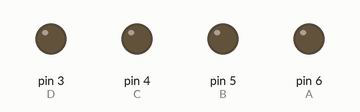
The sketch below on a simulated Arduino Uno, built with avr-gcc and run on an emulated ATmega328P. Parts: output pins drawn as LEDs (lit = HIGH).

Above: at 0.1 s.
At 0.7 s:
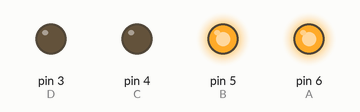
At 1.1 s:
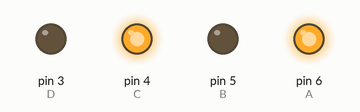
At 2.3 s:
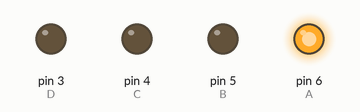
At 3.3 s:
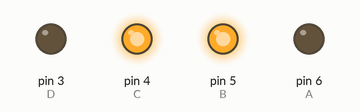
At 4.5 s:
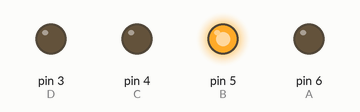
Timing chart, 0 to 4.8 s (numbered marks = the images above):
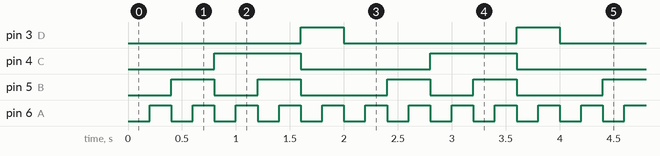

The sketch:

sevenSegments_01.ino
```cpp
/*
  Example of how to drive a seven segment display using HCF4511 or similar

 This sketch drive the display in order to show a number from 0 to 9 everytime a button connected to A0 is pressed.

author: Arturo Guadalupi <a.guadalupi@arduino.cc>
 */

//Declaration of Arduino pins used as HCF4511 inputs
const int A=6;
const int B=5;
const int C=4;
const int D=3;

void setup() {
  pinMode(A0, INPUT);
  pinMode(A, OUTPUT); //LSB
  pinMode(B, OUTPUT);
  pinMode(C, OUTPUT);
  pinMode(D, OUTPUT); //MSB

}

int count = 0; //the variable used to show the number

void loop() {
    count++;

    delay(200); //the delay prevent from button bouncing

    if (count == 10) {
      count = 0;
    }

      to_BCD(); //convert to binary
}

void to_BCD()
{
    if (count == 0) //write 0000
    {
      digitalWrite(A, LOW);
      digitalWrite(B, LOW);
      digitalWrite(C, LOW);
      digitalWrite(D, LOW);
    }

    if (count == 1) //write 0001
    {
      digitalWrite(A, HIGH);
      digitalWrite(B, LOW);
      digitalWrite(C, LOW);
      digitalWrite(D, LOW);
    }

    if (count == 2) //write 0010
    {
      digitalWrite(A, LOW);
      digitalWrite(B, HIGH);
      digitalWrite(C, LOW);
      digitalWrite(D, LOW);
    }

    if (count == 3) //write 0011
    {
      digitalWrite(A, HIGH);
      digitalWrite(B, HIGH);
      digitalWrite(C, LOW);
      digitalWrite(D, LOW);
    }

    if (count == 4) //write 0100
    {
      digitalWrite(A, LOW);
      digitalWrite(B, LOW);
      digitalWrite(C, HIGH);
      digitalWrite(D, LOW);
    }

    if (count == 5) //write 0101
    {
      digitalWrite(A, HIGH);
      digitalWrite(B, LOW);
      digitalWrite(C, HIGH);
      digitalWrite(D, LOW);
    }

    if (count == 6) //write 0110
    {
      digitalWrite(A, LOW);
      digitalWrite(B, HIGH);
      digitalWrite(C, HIGH);
      digitalWrite(D, LOW);
    }

    if (count == 7) //write 0111
    {
      digitalWrite(A, HIGH);
      digitalWrite(B, HIGH);
      digitalWrite(C, HIGH);
      digitalWrite(D, LOW);
    }

    if (count == 8) //write 1000
    {
      digitalWrite(A, LOW);
      digitalWrite(B, LOW);
      digitalWrite(C, LOW);
      digitalWrite(D, HIGH);
    }

    if (count == 9) //write 1001
    {
      digitalWrite(A, HIGH);
      digitalWrite(B, LOW);
      digitalWrite(C, LOW);
      digitalWrite(D, HIGH);
    }
}
```

Measured:
- by itself, pin 3 (D): alternates HIGH for 0.40 s and LOW for 1.6 s
- by itself, pin 4 (C): alternates HIGH for 0.80 s and LOW for 1.2 s
- by itself, pin 5 (B): repeats every 2.0 s: LOW 0.40 s, HIGH 0.40 s, LOW 0.80 s, HIGH 0.40 s
- by itself, pin 6 (A): alternates HIGH for 0.20 s and LOW for 0.20 s
